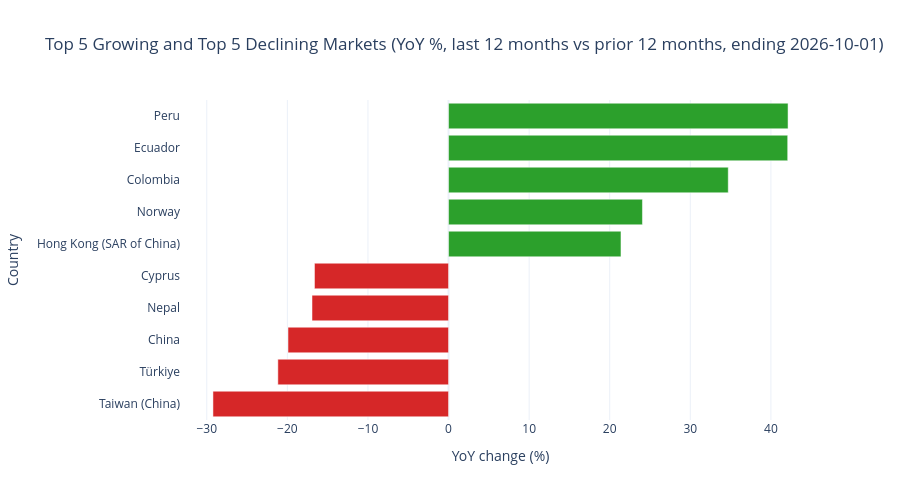

The cell this chart's notebook holds for it:
### Markdown cell above
## Plot 6: Top growing and declining countries (recent YoY)

### Code cell
# Use last 12 complete months vs prior 12 months, per country
monthly_country = df.groupby(["iso3", "area", "date"])["registrations"].sum().reset_index()
max_date = monthly_country["date"].max()
window_end = max_date
window_start = max_date - pd.DateOffset(months=11)
prev_end = window_start - pd.DateOffset(days=1)
prev_start = window_start - pd.DateOffset(months=12)

recent = monthly_country[(monthly_country["date"] >= window_start) & (monthly_country["date"] <= window_end)]
previous = monthly_country[(monthly_country["date"] >= prev_start) & (monthly_country["date"] <= prev_end)]

recent_sum = recent.groupby(["iso3", "area"])["registrations"].sum().rename("recent")
prev_sum = previous.groupby(["iso3", "area"])["registrations"].sum().rename("previous")

yoy = pd.concat([recent_sum, prev_sum], axis=1).dropna()
yoy = yoy[(yoy["recent"] + yoy["previous"]) >= 1000]  # ignore tiny markets for meaningfulness
yoy["yoy_pct"] = (yoy["recent"] - yoy["previous"]) / yoy["previous"].replace(0, np.nan) * 100
yoy = yoy.replace([np.inf, -np.inf], np.nan).dropna().reset_index()

top5 = yoy.nlargest(5, "yoy_pct")
bottom5 = yoy.nsmallest(5, "yoy_pct")
combined = pd.concat([bottom5, top5]).sort_values("yoy_pct")
combined["color"] = np.where(combined["yoy_pct"] >= 0, "growing", "declining")

fig = px.bar(
    combined, x="yoy_pct", y="area", orientation="h", color="color",
    color_discrete_map={"growing": "#2ca02c", "declining": "#d62728"},
    title=f"Top 5 Growing and Top 5 Declining Markets (YoY %, last 12 months vs prior 12 months, ending {max_date.date()})",
    labels={"yoy_pct": "YoY change (%)", "area": "Country"},
)
fig.update_layout(template="plotly_white", height=500, showlegend=False)
fig.write_image(EDA_DIR / "06_yoy_growth.png", scale=2)
fig.show()

### Figure 1 — Plotly figure (JSON) as saved in the notebook; plotly's stock layout.template omitted (floating-point values rounded to 4 significant figures)
{"data": [{"hovertemplate": "color=declining<br>YoY change (%)=%{x}<br>Country=%{y}<extra></extra>", "legendgroup": "declining", "marker": {"color": "#d62728", "pattern": {"shape": ""}}, "name": "declining", "orientation": "h", "showlegend": true, "textposition": "auto", "type": "bar", "x": [-29.23, -21.18, -19.92, -16.94, -16.64], "xaxis": "x", "y": ["Taiwan (China)", "Türkiye", "China", "Nepal", "Cyprus"], "yaxis": "y"}, {"hovertemplate": "color=growing<br>YoY change (%)=%{x}<br>Country=%{y}<extra></extra>", "legendgroup": "growing", "marker": {"color": "#2ca02c", "pattern": {"shape": ""}}, "name": "growing", "orientation": "h", "showlegend": true, "textposition": "auto", "type": "bar", "x": [21.4, 24.06, 34.71, 42.08, 42.13], "xaxis": "x", "y": ["Hong Kong (SAR of China)", "Norway", "Colombia", "Ecuador", "Peru"], "yaxis": "y"}], "layout": {"barmode": "relative", "height": 500, "legend": {"title": {"text": "color"}, "tracegroupgap": 0}, "showlegend": false, "title": {"text": "Top 5 Growing and Top 5 Declining Markets (YoY %, last 12 months vs prior 12 months, ending 2026-10-01)"}, "xaxis": {"anchor": "y", "domain": [0, 1], "title": {"text": "YoY change (%)"}}, "yaxis": {"anchor": "x", "domain": [0, 1], "title": {"text": "Country"}}}}
